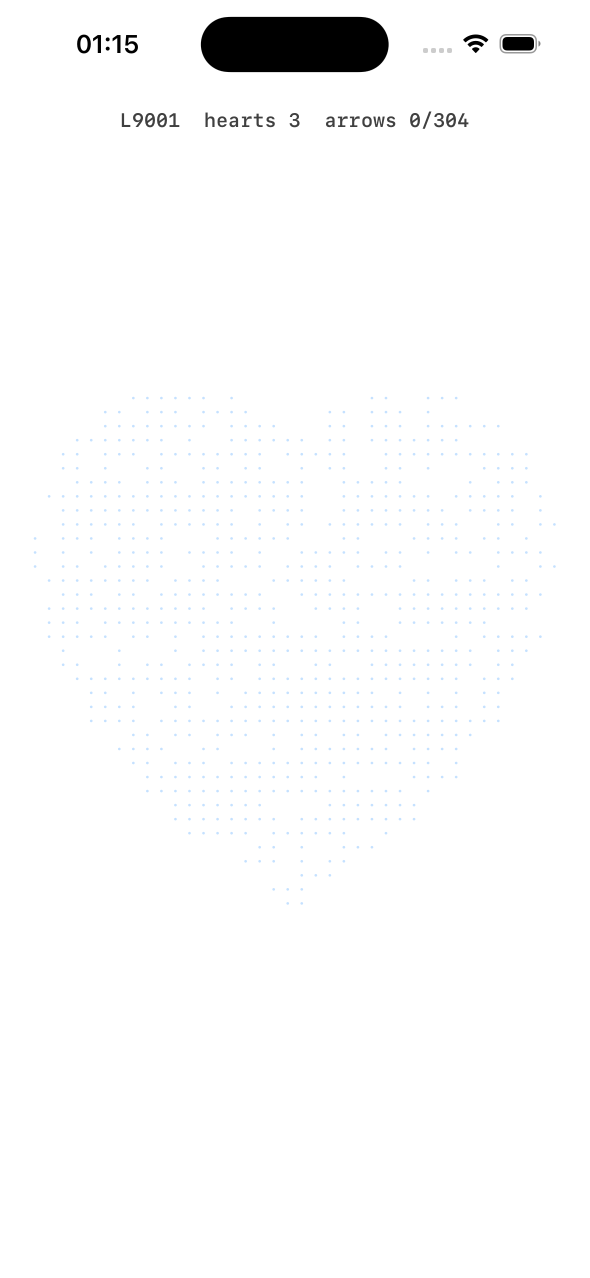
#> input picture apps/mazeout/design/spike-shots/autoplay-synth.png, 1179 x 2556 px (shown at 1/2 size)
$ python pitch.py ../../design/spike-shots/autoplay-synth.png
#> lines starting #> are read from the running program, lines starting #| are printed output that depends on the picture; after the words box and inside, x2 and y2 are one past the last pixel; in counts of white or black regions, pixels touching at a corner belong together
### apps/mazeout/research/bot/bot.py
#!/usr/bin/env python3
"""Maze Out perception bot (research tool, phone session 1).

  python3 research/bot/bot.py read SHOT.png [--level N] [--tag K]   # read one shot, write overlay, print board
  python3 research/bot/bot.py play --seconds 150 --level N [--gap 0.25] [--max-rounds R] [--dry]   # first, slow loop (kept)
  python3 research/bot/bot.py play2 --level N [--seconds 170] [--stop-key] [--ignore-anomalies]   # FAST loop used from L33 on:
        one read → whole greedy schedule (tape bundles, pipe teleports, door blockers) in ONE 'phone taps' call → re-read
  python3 research/bot/go.py LEVEL NNN [--here]   # home → Play → start shot → read/dump → play2 → end popup → Continue → home
  python3 research/bot/bot.py dump SHOT.png --level N [--zoom fit] [--timer 180] [--hearts 3] [--tag "Hard Level"]

Board model (measured on L32, 003-L32-start.png, shot = 1178x2556 px, pt = px*393/1178):
  * arrows = black (0,0,0) strokes, ~12 px (4 pt) wide at fit zoom, round caps; the stroke joins CELL CENTRES of a hidden
    square grid (pitch ~53.5 px = 17.9 pt at fit zoom on L32);
  * a tail ends exactly at its cell centre (round cap radius = half stroke);
  * the head is a filled triangle whose tip is ~0.37 pitch beyond the head cell centre, base ~0.2 pitch behind it;
  * obstacles are COLOURED (pink tape etc.) and occlude the ink below: treated as unknown, resolved by straight continuation;
  * faint grey dots (vacated cells) are not ink.
Everything is measured from the image at run time (pitch/origin fitted by a comb fit), so any zoom works.
"""
import json, math, os, subprocess, sys, time
import numpy as np
from PIL import Image, ImageDraw
from scipy import ndimage

PHONE = '/Users/yago/Downloads/app-factory/tools/phonedriver/phone'
ROOT = '/Users/yago/Downloads/app-factory/apps/mazeout/research'
BOT = os.path.join(ROOT, 'bot')
OVL = os.path.join(BOT, 'overlay')
LEVELS = os.path.join(ROOT, 'levels')
LOG = os.path.join(BOT, 'log.jsonl')
TMP = os.path.join(BOT, 'tmp')
SCALE = 1178 / 393.0             # px per pt for 'shot'
BOARD_Y0, BOARD_Y1 = int(125 * SCALE), int(745 * SCALE)   # board band in px (HUD above, boosters below)
DIRS = {'up': (0, -1), 'down': (0, 1), 'left': (-1, 0), 'right': (1, 0)}
DIRNAME = {v: k for k, v in DIRS.items()}

for d in (OVL, LEVELS, TMP):
    os.makedirs(d, exist_ok=True)


def sh(args, timeout=30):
    return subprocess.run(args, capture_output=True, text=True, timeout=timeout)


# [5 lines left out: function shot, not called in this run]


def pt(xpx, ypx):
    return xpx / SCALE, ypx / SCALE


# ------------------------------------------------------------------------------------------------ guard
# [19 lines left out: function guard, not called in this run]


# ------------------------------------------------------------------------------------------------ perception
def masks(im):
    band = np.zeros(im.shape[:2], bool)
    band[BOARD_Y0:BOARD_Y1] = True
    mx, mn = im.max(2), im.min(2)
    ink = (mx < 100) & band
#> ink: shape (2556, 1179) bool; every value is 0
    # a BUMPED arrow turns red (238,10,19) and stays red for the rest of the level (L47, shots/110): still an arrow → ink
    r_, g_, b_ = im[..., 0].astype(int), im[..., 1].astype(int), im[..., 2].astype(int)
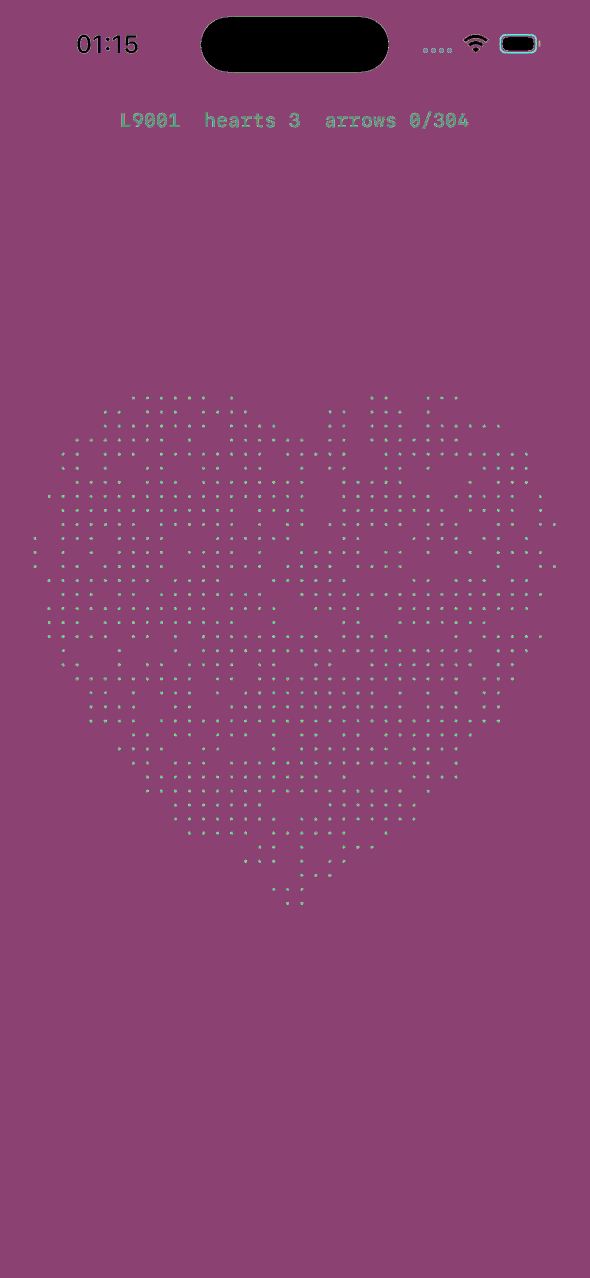
#> r_: shape (2556, 1179) int64 (shown at 1/2 size); 254 distinct labels, from 0 to 255; one colour per label, 0 black
#> g_: shape (2556, 1179) int64; 254 distinct labels, from 0 to 255
#> b_: shape (2556, 1179) int64; 254 distinct labels, from 0 to 255
#> in masks (call 2), `band[BOARD_Y0:BOARD_Y1] = True`:
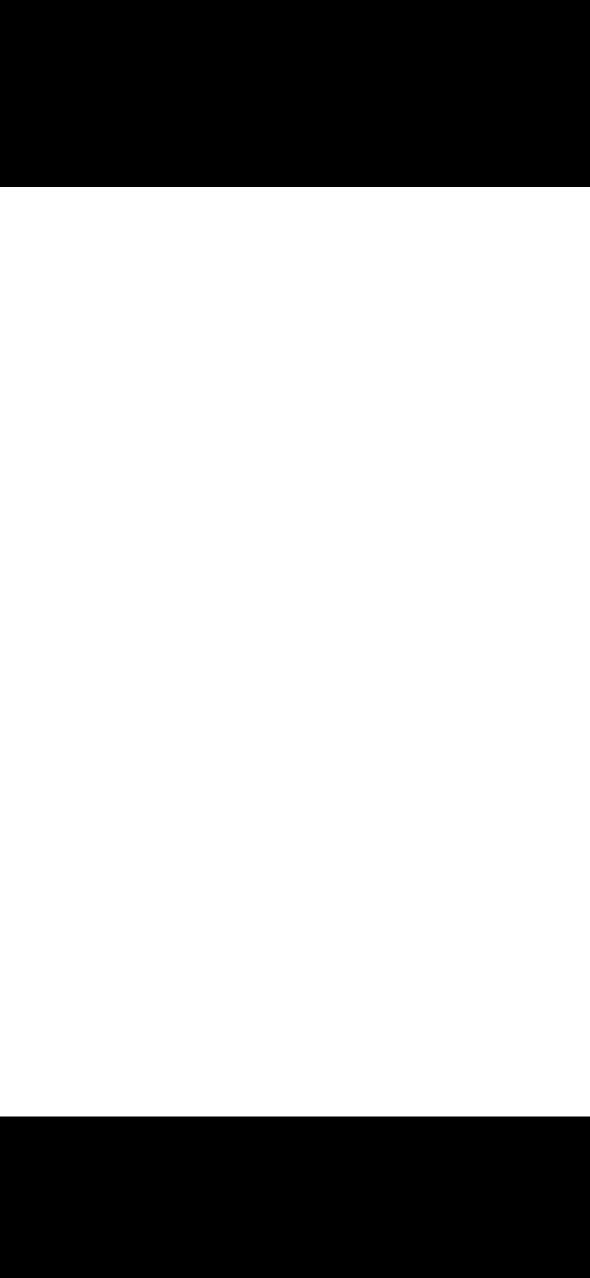
#> band: shape (2556, 1179) bool (shown at 1/2 size); 72.7% white; 2 black regions, box (x1, y1, x2, y2) and area: (0, 0, 1179, 374) 440946, (0, 2233, 1179, 2556) 380817
    red = (r_ > 150) & (r_ - g_ > 80) & (np.abs(g_ - b_) < 50) & (g_ < 140) & band
    # its anti-aliased rim (e.g. (249,179,183)) would otherwise be a thin 'unknown' colour blob
    rim = ndimage.binary_dilation(red, iterations=3) & (r_ > 180) & (r_ - g_ > 35) & (np.abs(g_ - b_) < 50) & band
    ink = ink | red | rim
    colour = ((mx - mn) > 60) & band & ~ink
    return ink, colour


# [10 lines left out: function comb_fit, not called in this run]


def fit_grid(ink):
    # stroke width: median horizontal run length of ink pixels over a few rows
    runs = []
    ys = np.nonzero(ink.any(1))[0]
#> ys = empty array
    for y in ys[::7]:
        row = ink[y]
        d = np.diff(np.concatenate([[0], row.astype(int), [0]]))
        s, e = np.nonzero(d == 1)[0], np.nonzero(d == -1)[0]
        runs += list(e - s)
#> this loop made 0 passes
#> after the loop, runs = []
    runs = np.array(runs)
#> runs = empty array
    stroke = float(np.median(runs[(runs > 3) & (runs < 40)])) if len(runs) else 12.0
#> stroke = 12
    L = max(9, int(round(stroke * 2.2)))
#> L = 26
    vert = ndimage.binary_opening(ink, structure=np.ones((L, 1), bool))
    horz = ndimage.binary_opening(ink, structure=np.ones((1, L), bool))
    # thin segments only (strokes, not heads): components of vert / horz
    xs, xw, ys_, yw = [], [], [], []
    lab, n = ndimage.label(vert)
#> lab: shape (2556, 1179) int32; every value is 0
#> n = 0
    for sl in ndimage.find_objects(lab):
        h = sl[0].stop - sl[0].start; w = sl[1].stop - sl[1].start
        if w <= stroke * 1.6 and h >= L:
            xs.append((sl[1].start + sl[1].stop - 1) / 2.0); xw.append(h)
#> after the loop, xs = []; xw = []
    lab, n = ndimage.label(horz)
    for sl in ndimage.find_objects(lab):
        h = sl[0].stop - sl[0].start; w = sl[1].stop - sl[1].start
        if h <= stroke * 1.6 and w >= L:
            ys_.append((sl[0].start + sl[0].stop - 1) / 2.0); yw.append(w)
#> after the loop, ys_ = []; yw = []
    if len(xs) < 2 or len(ys_) < 2:
        raise RuntimeError('too few strokes to fit a grid')
    pmin, pmax = max(stroke * 2.2, 14), 200
    ps, sx = comb_fit(xs, xw, pmin, pmax)
    _, sy = comb_fit(ys_, yw, pmin, pmax)
    sc = (sx * len(xs) + sy * len(ys_)) / (len(xs) + len(ys_))
    top = sc.max()
    cand = np.nonzero(sc >= 0.93 * top)[0]
    p = ps[cand.max()]
    # local refine around p
    i = cand.max()
    lo, hi = max(0, i - 40), min(len(ps), i + 40)
    p = ps[lo + int(np.argmax(sc[lo:hi]))]

    def origin(vals, w):
        z = (np.asarray(w) * np.exp(2j * np.pi * np.asarray(vals) / p)).sum()
        return (np.angle(z) / (2 * np.pi) * p) % p
    x0, y0 = origin(xs, xw), origin(ys_, yw)
    # least-squares refine pitch + origins with integer assignments
    kx = np.round((np.array(xs) - x0) / p); ky = np.round((np.array(ys_) - y0) / p)
    A = np.zeros((len(xs) + len(ys_), 3)); b = np.zeros(len(xs) + len(ys_)); W = np.concatenate([xw, yw]).astype(float)
    A[:len(xs), 0] = kx; A[:len(xs), 1] = 1; b[:len(xs)] = xs
    A[len(xs):, 0] = ky; A[len(xs):, 2] = 1; b[len(xs):] = ys_
    sw = np.sqrt(W)
    sol, *_ = np.linalg.lstsq(A * sw[:, None], b * sw, rcond=None)
    p2, x02, y02 = sol
    resid = b - A @ sol
    return dict(pitch=float(p2), x0=float(x02), y0=float(y02), stroke=stroke,
                resid_px=float(np.sqrt(np.average(resid ** 2, weights=W))), comb=float(top))


# [736 lines left out: functions read_board, masks_band, classify_blob, label_blobs, classify_colour, taped_ids and 12 more, not called in this run]


# ------------------------------------------------------------------------------------------------ play loop
def board_diff(a, b):
    A = a[BOARD_Y0:BOARD_Y1].astype(np.int16); B = b[BOARD_Y0:BOARD_Y1].astype(np.int16)
    return float((np.abs(A - B).max(2) > 40).mean())


# [11 lines left out: function settle, not called in this run]


def pause_game():
    r = sh([os.path.join(ROOT, 'tools', 'pause.sh')], timeout=40)
    print('pause:', r.stdout.strip().splitlines()[-1] if r.stdout.strip() else r.stderr)


# [12 lines left out: function free_groups, not called in this run]


RUN = time.strftime('%H%M%S')
IGNORE_ANOMS = '--ignore-anomalies' in sys.argv
DOORS = {}
LASTFIT = [None]
READFAIL = [0]
TAPPED = [0]
TAPCAP = int(sys.argv[sys.argv.index('--tapcap') + 1]) if '--tapcap' in sys.argv else 0   # stop after N taps in total (clip of the Nth+1)
LEAVE = int(sys.argv[sys.argv.index('--leave') + 1]) if '--leave' in sys.argv else 0   # stop with N arrows left (win clip)


# [246 lines left out: functions play, play2, main, not called in this run]


# [2 lines that do not run on import are left out]

### apps/mazeout/research/tools/pitch.py
#!/usr/bin/env python3
"""pitch.py SHOT.png... -> grid pitch (pt) via the bot's comb fit on the ink mask (board band only)."""
import sys, os
sys.path.insert(0, os.path.join(os.path.dirname(os.path.abspath(__file__)), '..', 'bot'))
import bot, numpy as np
from PIL import Image
for f in sys.argv[1:]:
    im = np.array(Image.open(f).convert('RGB')).astype(np.int16)
    try:
        ink = bot.masks(im)[0] if isinstance(bot.masks(im), tuple) else bot.masks(im)
        fit = bot.fit_grid(ink)
        print(os.path.basename(f), 'pitch_px %.2f pitch_pt %.3f x0 %.1f y0 %.1f stroke %s resid %.2f' % (fit['pitch'], fit['pitch'] / bot.SCALE, fit['x0'], fit['y0'], fit.get('stroke'), fit.get('resid_px', -1)))
    except Exception as e:
        print(os.path.basename(f), 'ERR', e)

$ run again, on apps/mazeout/design/spike-shots/bump-l32-end.png
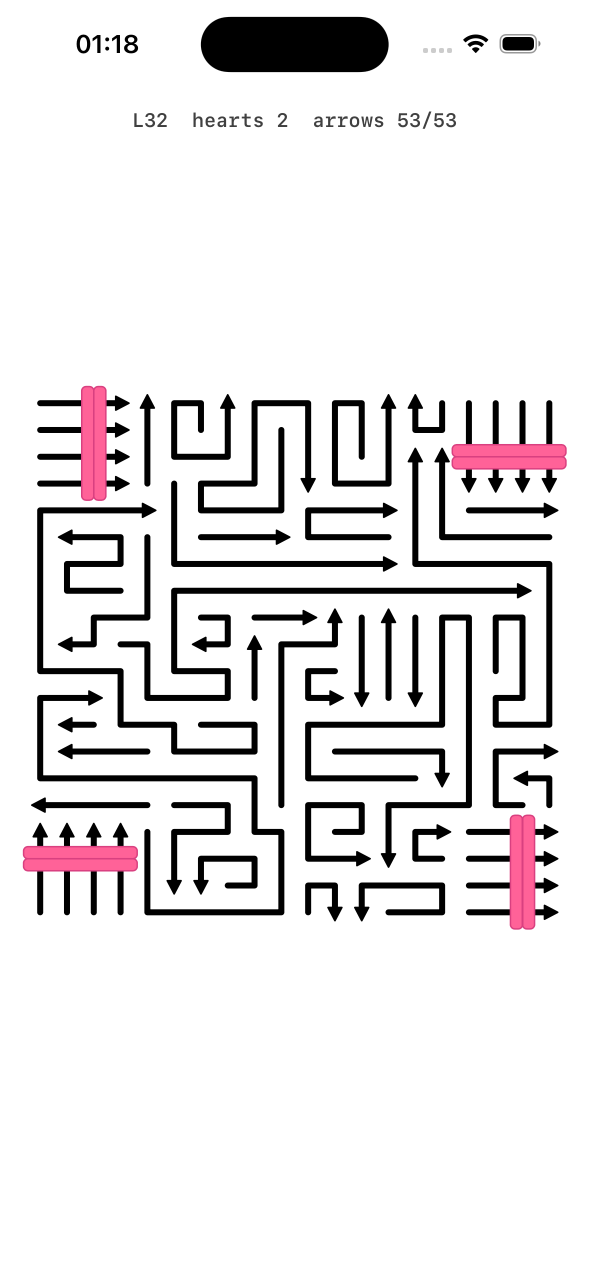
#> input picture apps/mazeout/design/spike-shots/bump-l32-end.png, 1179 x 2556 px (shown at 1/2 size)
#> in masks, `r_, g_, b_ = im[..., 0].astype(int), im[..., 1].astype(int), im[..., 2..`:
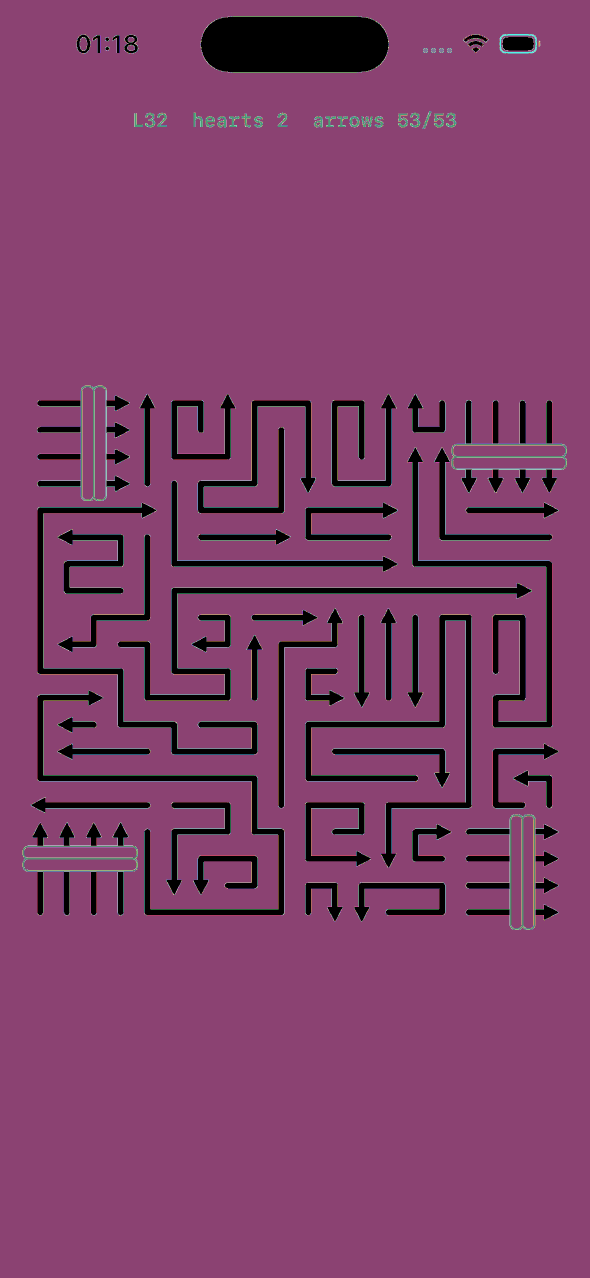
#> r_: shape (2556, 1179) int64 (shown at 1/2 size); 256 distinct labels, from 0 to 255; one colour per label, 0 black
#> g_: shape (2556, 1179) int64; 256 distinct labels, from 0 to 255
#> b_: shape (2556, 1179) int64; 256 distinct labels, from 0 to 255
#> red: shape (2556, 1179) bool; 0.01% white in thin lines or dots, all inside (x1, y1, x2, y2) = (46, 772, 1133, 1854)
#> rim: shape (2556, 1179) bool; 0.01% white in thin lines or dots, all inside (x1, y1, x2, y2) = (45, 772, 1134, 1856)
#> colour: shape (2556, 1179) bool; 1.5% white; 4 white regions, box (x1, y1, x2, y2) and area: (1019, 1629, 1071, 1859) 11610, (903, 888, 1133, 939) 11586, (46, 1692, 276, 1743) 11586, (162, 772, 213, 1002) 11581
#> ys = 1072 values from 772 to 1855
#> the loop in fit_grid, `for y in ys[::7]:` made 154 passes
#> (y, s, e) on passes 17, 18, 21: (894, [289, 342, 450, 503, 557, 610, 664, 718, 771, 1132], [301, 354, 461, 515, 569, 622, 676, 729, 783, 1133]), (901, [230, 289, 342, 450, 503, 557, 610, 664, 718, 771, 826, 880], [238, 301, 354, 461, 515, 569, 622, 676, 729, 783, 835, 888]), (922, [230, 289, 503, 557, 610, 664, 771, 815, 869], [244, 301, 515, 569, 622, 676, 783, 846, 899])
#> after the loop in fit_grid, `for y in ys[::7]:`: runs = 1431 values, max 721 at index 523, min 1 at index 0, mean 22.87
#> stroke = 12
#> L = 26
#> vert: shape (2556, 1179) bool; 3.8% white; 108 white regions, largest, box (x1, y1, x2, y2) and area: (932, 1229, 944, 1616) 4625, (74, 1015, 86, 1348) 3978, (1093, 1122, 1105, 1455) 3977
#> horz: shape (2556, 1179) bool; 4.3% white; 107 white regions, largest, box (x1, y1, x2, y2) and area: (342, 1176, 1063, 1187) 7886, (342, 1122, 795, 1134) 5379, (74, 1551, 515, 1563) 5272
#> in fit_grid, `lab, n = ndimage.label(vert)`: n = 108
#> the loop in fit_grid, `for sl in ndimage.find_objects(lab):` made 108 passes
#> (h, w) on passes 1 to 8: (185, 12), (131, 11), (185, 12), (78, 12), (31, 7), (119, 12), (66, 12), (173, 12)
#> after the loop in fit_grid, `for sl in ndimage.find_objects(lab):`: xs = 108 values, max 1098.5 at index 15, min 79.5 at index 31, mean 607.6; xw = 108 values, max 387 at index 50, min 30 at index 16, mean 95.02
#> in fit_grid, `lab, n = ndimage.label(horz)`:
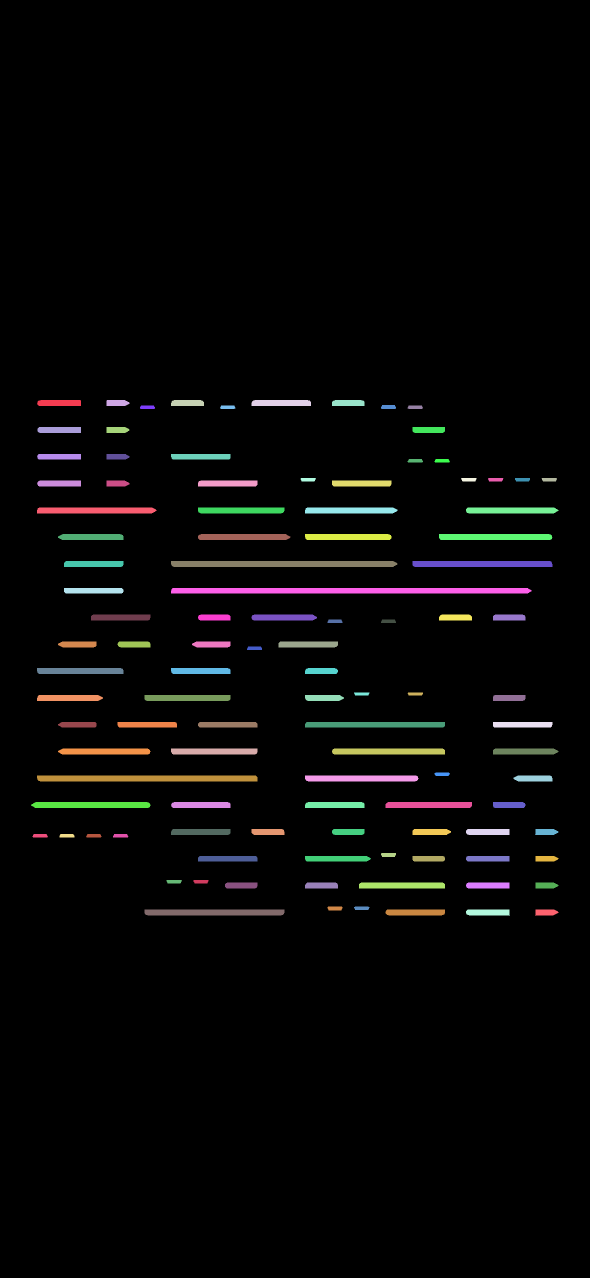
#> lab: shape (2556, 1179) int32 (shown at 1/2 size); 108 distinct labels, from 0 to 107; one colour per label, 0 black
#> in fit_grid, `lab, n = ndimage.label(horz)`: n = 107
#> the loop in fit_grid, `for sl in ndimage.find_objects(lab):` made 107 passes
#> (h, w) on passes 1 to 8: (12, 88), (12, 46), (12, 66), (12, 119), (12, 65), (8, 30), (7, 30), (7, 31)
#> after the loop in fit_grid, `for sl in ndimage.find_objects(lab):`: ys_ = 107 values, max 1824.5 at index 103, min 805.5 at index 0, mean 1331.8; yw = 107 values, max 721 at index 38, min 30 at index 5, mean 108
#> pmin = 26.4; pmax = 200
#> vals has the same summary as xs in fit_grid
#> in comb_fit, `w = np.asarray(weights, float)`: w has the same summary as xw in fit_grid
#> after the loop in comb_fit, `for p in ps:`: sc = 3472 values, max 0.945 at index 543, min 0.00357 at index 164, mean 0.0978
#> in fit_grid, `ps, sx = comb_fit(xs, xw, pmin, pmax)`: ps = 3472 values from 26.4 to 200; sx has the same summary as sc in comb_fit
#> sy = 3472 values, max 0.973 at index 544, min 0.00129 at index 1138, mean 0.0794
#> in fit_grid, `sc = (sx * len(xs) + sy * len(ys_)) / (len(xs) + len(ys_))`: sc = 3472 values, max 0.959 at index 543, min 0.0086 at index 211, mean 0.0886
#> top = 0.959
#> cand = 27 values from 7 to 555
#> in fit_grid, `p = ps[cand.max()]`: p = 54.15
#> i = 555
#> lo = 515; hi = 595
#> in fit_grid, `p = ps[lo + int(np.argmax(sc[lo:hi]))]`: p = 53.55
#> x0 = 26.47; y0 = 3.05
#> kx = 108 values, max 20 at index 15, min 1 at index 31, mean 10.85
#> ky = 107 values from 15 to 34
#> A = 215 rows, first 8: [0, 0, 0], [0, 0, 0], [0, 0, 0], [0, 0, 0], [0, 0, 0], [0, 0, 0], [0, 0, 0], [0, 0, 0]
#> b = 215 values from 0 to 0
#> W = 215 values, max 721 at index 146, min 30 at index 16, mean 101.5
#> sw = 215 values, max 26.85 at index 146, min 5.48 at index 16, mean 9.39
#> sol = [53.6, 26.22, 1.83]
#> p2 = 53.6; x02 = 26.22; y02 = 1.83
#> resid = 215 values, max 25.4 at index 91, min -8.2 at index 177, mean -0.132
#> fit = {'pitch': 53.6, 'x0': 26.22, 'y0': 1.83, 'stroke': 12, 'resid_px': 2.88, 'comb': 0.959}
#| bump-l32-end.png pitch_px 53.60 pitch_pt 17.882 x0 26.2 y0 1.8 stroke 12.0 resid 2.88
